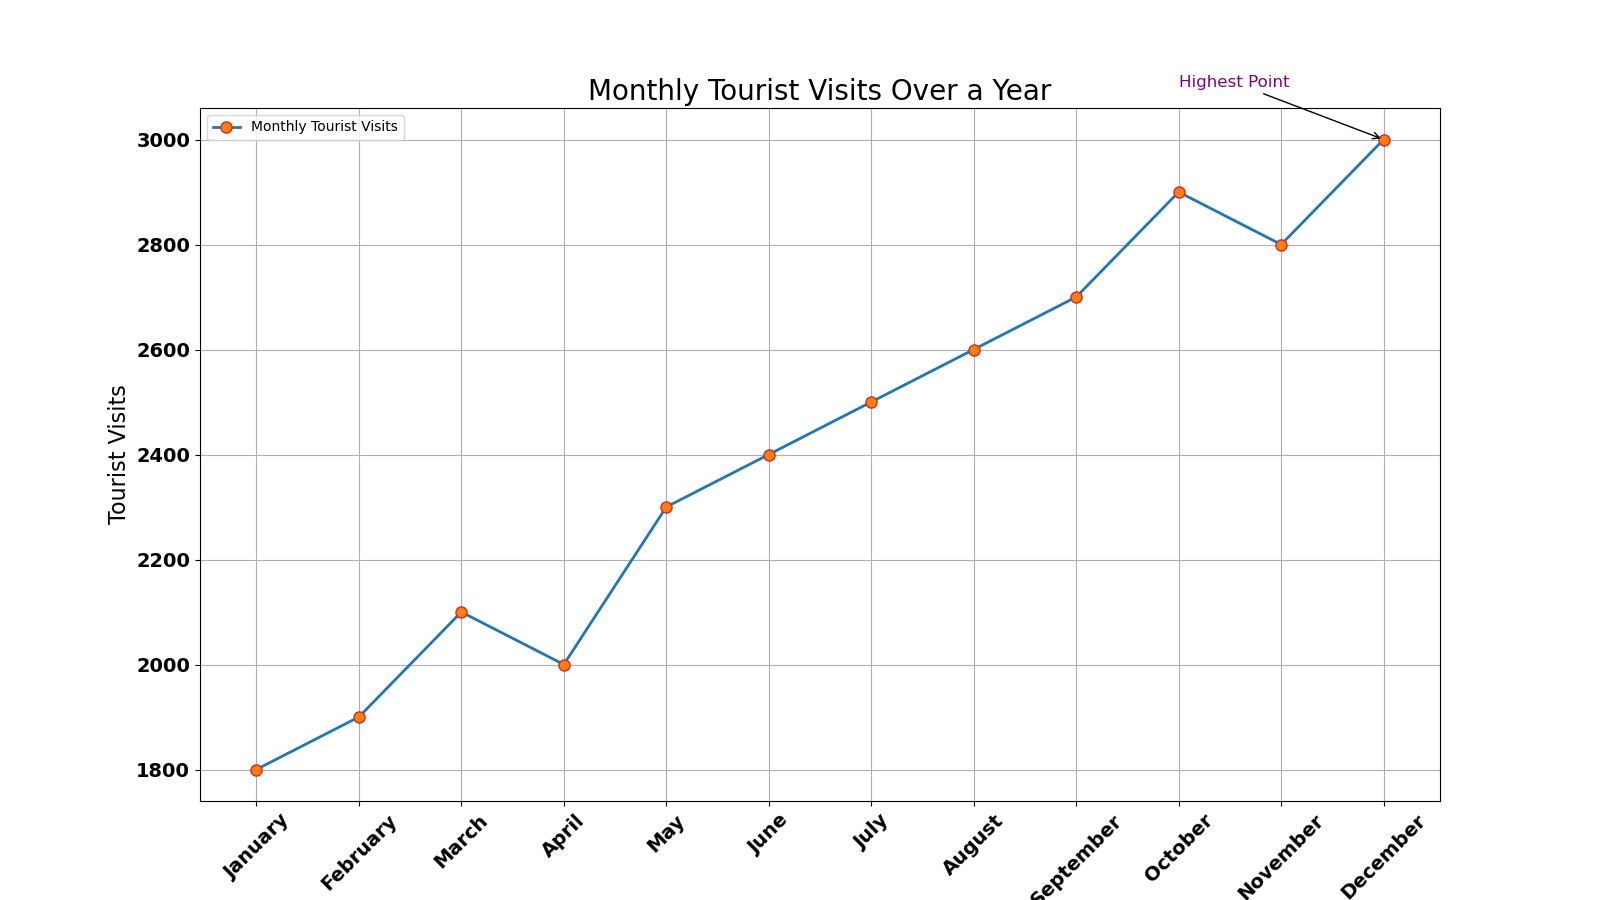

Write the Python code that produced this figure.

import matplotlib.pyplot as plt

data = [
    {'Month': 'January', 'Tourist Visits': 1800},
    {'Month': 'February', 'Tourist Visits': 1900},
    {'Month': 'March', 'Tourist Visits': 2100},
    {'Month': 'April', 'Tourist Visits': 2000},
    {'Month': 'May', 'Tourist Visits': 2300},
    {'Month': 'June', 'Tourist Visits': 2400},
    {'Month': 'July', 'Tourist Visits': 2500},
    {'Month': 'August', 'Tourist Visits': 2600},
    {'Month': 'September', 'Tourist Visits': 2700},
    {'Month': 'October', 'Tourist Visits': 2900},
    {'Month': 'November', 'Tourist Visits': 2800},
    {'Month': 'December', 'Tourist Visits': 3000}
]

months = [entry['Month'] for entry in data]
visits = [entry['Tourist Visits'] for entry in data]

plt.figure(figsize=(16, 9))

plt.plot(months, visits, color='#1f77b4', linestyle='-', linewidth=2, 
         marker='o', markersize=8, markerfacecolor='#ff7f0e', markeredgewidth=1, 
         markeredgecolor='#d62728', label='Monthly Tourist Visits')

plt.title('Monthly Tourist Visits Over a Year', fontsize=20, loc='center')
plt.xlabel('Month', fontsize=16)
plt.ylabel('Tourist Visits', fontsize=16)

plt.legend(loc='upper left')

plt.grid(True)

plt.xticks(fontsize=14, fontweight='bold', rotation=45)
plt.yticks(fontsize=14, fontweight='bold')

plt.annotate('Highest Point', xy=('December', 3000), xytext=('October', 3100),
             arrowprops=dict(facecolor='green', arrowstyle='->'),
             fontsize=12, color='purple')

plt.show()
